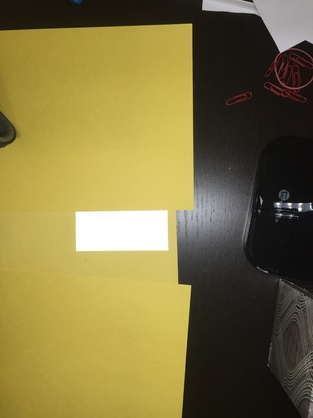
#> input picture ReflectiveRectangle.JPG, 313 x 418 px, given in place of the camera
$ python Main.py   (older library calls are emulated)
#> lines starting #> are read from the running program, lines starting #| are printed output that depends on the picture; after the words box and inside, x2 and y2 are one past the last pixel; in counts of white or black regions, pixels touching at a corner belong together; long printed decimals are rounded
### TargetDetector.py
import numpy as np
import cv2

#TargetDetector.py thresholds a given image, puts contours on a given threshed image, and returns threshed images, contoured images,
#the approx value(which contains all the contour points), and the HSV image

class TargetDetector:
	def __init__(self):
		self.contr = None #<--- Declare all the variables
		self.thresh = None #<---
		self.aprx = None #<---
		self.hsv_img = None #<---
	def threshold(self, originalImage): #thresholds a given original image (the frame in this program)
		self.hsv_img = cv2.cvtColor(originalImage, cv2.COLOR_BGR2HSV) #converts the RGB image to an HSV image in which it can be threshholded
		THRESHOLD_MIN = np.array([0,0,0], np.uint8) #initializes the minimum threshold values
		THRESHOLD_MAX = np.array([255,100,100], np.uint8) #initializes the maximum threshold values
		self.thresh = cv2.inRange(self.hsv_img, THRESHOLD_MIN, THRESHOLD_MAX) #creates a thresholded image, using the HSV image, the minimum threshold values, and the maximum threshold values
		cv2.imshow("THRESHED IMAGE", self.thresh) #Displays the thresholded image on the screen
	def contours(self, thresholdedImg, originalImg): #Contours a given threshed image and draws the contours on a given original image
		count = -1
		images, contours, hierarchy = cv2.findContours(thresholdedImg, cv2.RETR_TREE, cv2.CHAIN_APPROX_SIMPLE) #gets the contour
		for cont in contours: #loops through each contour
			count = count + 1
			approx = cv2.approxPolyDP(cont, 0.1*cv2.arcLength(cont, True), True) #storing an array of points of the contour that is being looped
			if (cv2.contourArea(approx) > 1000 and len(approx) == 4): #Checking if the contour detected is greater than 1000 area and has 4 sides (for filtering)
				cv2.drawContours(originalImg, contours, count, (255,10,255), 5) #draws the contour
		cv2.imshow("CONTOURS", originalImg) #Displays the contour on the screen
		self.contr = originalImg #initializing the contour variable being returned to the image with contours drawin on it
		self.aprx = approx #initializing the approx variable being returned
	def getThreshed(self): #gets the original image thresholded
		return self.thresh
	def getContour(self): #gets the original image with contours drawn on it
		return self.contr
	def getApprox(self): #gets the approx array
		return self.aprx
	def getHSV(self): #gets the HSV image
		return self.hsv_img


### Target.py
import cv2
import numpy as np

#Target.py gets the information from the target, such as height, width, and centerX, centerY

class Target:
	def __init__(self):
		self.height = 0 #<--- Declare all the variables
		self.width = 0 #<---
		self.centerX = 0 #<---
		self.centerY = 0 #<---
		self.maxX = 0 #<---
		self.minX = 1000 #<---
		self.maxY = 0 #<---
		self.minY = 1000 #<---
	def getHeight(self, approx): #calculates the height, using the approx variable (which gives each point of the contour), and it returns the calculated height
		for i in approx: #looping through each point in approx
			if (i[0][1] < self.minY): #checking if there is a y value less than the minimum y
				self.minY = i[0][1] #if so, set the minimum y equal to that
			if (i[0][1] > self.maxY): #checking if there is a y value greater than the maximum y
				self.maxY = i[0][1] #if so, set the maximum x equal to that
		self.height = self.maxY - self.minY #calculating the height by subtracting the minimum y by the maximum y
		return self.height #returning the calculated height
	def getWidth(self, approx): #calculates the width, using the approx variable, and it returs the calculated width
		for i in approx: #looping through each point in approx
			if (i[0][0] < self.minX): #checking if there is an x value less than the minimum x value
				self.minX = i[0][0] #if so, set the minimum x value equal to that
			if (i[0][0] > self.maxX): #checking of there is an x value greater than the maximum x value
				self.maxX = i[0][0] #if so, set the maxximum x value equal to that
		self.width = self.maxX - self.minX #calculating the width by subtracting the minimum x by the maximum x
		return self.width #returns the width
	def getCenterX(self): #calculates and returns the centerX
		self.centerX = (self.maxX + self.minX)/2 #taking the average of the maxX and minX (which are calculated using approx in getWidth) to calculate the centerX
		return self.centerX #returns the centerX
	def getCenterY(self): #calculates and returns the centerY
		self.centerY = (self.maxY + self.minY)/2 #taking the average of the maxY and minY (which are calculated using approx in getHeight) to calculate the centerY
		return self.centerY #returns the centerY

### TargetProcessor.py
import numpy as np

#Calculates the azimuth, altitude, and distance of a given image using the CV camera

class TargetProcessor:
	def __init__(self):
		self.realWidth = 20 #<--- Declaring all the variables
		self.azi = 0 #<---
		self.alti = 0 #<---
		self.dist = 0 #<---
		self.focalLength = 720 #<---
		self.xOffset = 0#<---
		self.yOffset = 0#<---
	def calculate(self, width, height, centerX, centerY, hsv_img): #calculates the azimuth, distance, altitude
		self.xOffset = hsv_img.shape[0] - centerX #finds the x offset by taking the x center of the image(centerX) and subtracting it by the x center of the target (hsv_img.shape[0])
		self.yOffset = hsv_img.shape[1] - centerY #finds the y offset by taking the y center of the image(centerY) and subtracting it by the y center of the target (hsv_img.shape[1])
		self.dist = (self.focalLength * self.realWidth)/width #calculates distance using the given formula: D = (focalLength * RealWidth)/calculatedWidth (focalLength depends upon the camera)
		self.azi = np.arctan(self.xOffset/self.focalLength) * 180/np.pi #calculates azimuth and converts it to degrees using the given formula: Azi = arctan(xOffset/focalLength) * 180/pi
		self.alti = np.arctan(self.yOffset/self.focalLength) * 180/np.pi #calculates altitude and converts it to degrees using the given formula: Alti = arctan(yOffset/focalLength) * 180/pi
	def getDistance(self): #gets the calculated distance
		return self.dist
	def getAzimuth(self): #gets the calculated azimuth
		return self.azi
	def getAltitude(self): #gets the calculated altitude
		return self.alti

### Main.py
from TargetDetector import TargetDetector
from TargetProcessor import TargetProcessor
from Target import Target
import cv2

#Main.py runs the entire program, integrating all the other classes

cameraID = 0

#Intializaing all the objects
cam = cv2.VideoCapture(cameraID)
detector = TargetDetector()
target = Target()
processor = TargetProcessor()

while(True):
	ret, frame = cam.read() #Gets the image from the camera (frame) and whether or not it receives a proper image (ret: returns true or false)
#> frame is the input picture: shape (418, 313, 3); mean B, G, R 65.5, 117, 129.4
	if not ret:
		continue
	detector.threshold(frame) #threshold the originial image, the live camera frame in this case
#> in threshold, `self.hsv_img = cv2.cvtColor(originalImage, cv2.COLOR_BGR2HSV)`: self.hsv_img: shape (418, 313, 3); mean H, S, V 30, 110.2, 129.7
#> in threshold, `self.thresh = cv2.inRange(self.hsv_img, THRESHOLD_MIN, THRESHOLD_MAX)`:
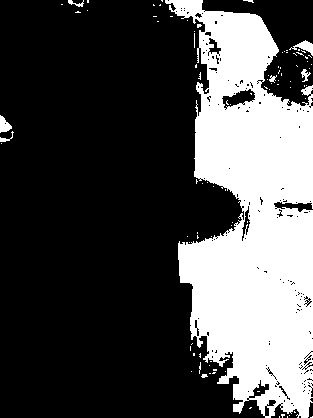
#> self.thresh: shape (418, 313); 29.6% white; 92 white regions (84 under 20 px)
	detector.contours(detector.getThreshed(), frame) #Contour the image using the threshed image
#> in contours, `count = -1`: count = -1
#> in contours, `images, contours, hierarchy = cv2.findContours(thresholdedImg, cv2.RET..`: contours = 327 contours, 308 with area under 20; largest, box (x1, y1, x2, y2) and area: (165, 0, 313, 418) 38358, (221, 88, 256, 110) 380, (248, 379, 270, 399) 174, (241, 205, 251, 242) 150, (208, 37, 222, 55) 123
#> the loop in contours, `for cont in contours:` made 327 passes
#> approx on passes 2 to 4: [[287, 416], [287, 417]], [[279, 416], [279, 417]], [[289, 415]]
#> after the loop in contours, `for cont in contours:`: count = 326
#> in contours, `self.aprx = approx`: self.aprx = [[68, 0], [83, 3]]
	HSV = detector.getHSV()									#<--- Gets variables from different classes, mainly for parameters in the processor
	height = target.getHeight(detector.getApprox())			#<---
#> the loop in getHeight, `for i in approx:` made 2 passes
#> (i, self.minY) on pass 1: ([[68, 0]], 0)
#> (i, self.maxY) on pass 2: ([[83, 3]], 3)
#> after the loop in getHeight, `for i in approx:`: self.maxY = 3; self.minY = 0
#> in getHeight, `self.height = self.maxY - self.minY`: self.height = 3
#> height = 3
	width = target.getWidth(detector.getApprox())			#<---
#> the loop in getWidth, `for i in approx:` made 2 passes
#> (i, self.minX, self.maxX) on pass 1: ([[68, 0]], 68, 68)
#> (i, self.maxX) on pass 2: ([[83, 3]], 83)
#> after the loop in getWidth, `for i in approx:`: self.maxX = 83; self.minX = 68
#> in getWidth, `self.width = self.maxX - self.minX`: self.width = 15
#> width = 15
	centerX = target.getCenterX()							#<---
#> in getCenterX, `self.centerX = (self.maxX + self.minX)/2`: self.centerX = 75.5
#> centerX = 75.5
	centerY = target.getCenterY()							#<---
#> in getCenterY, `self.centerY = (self.maxY + self.minY)/2`: self.centerY = 1.5
#> centerY = 1.5
	processor.calculate(width, height, centerX, centerY, HSV) #Calculating azimuth, altitude, and distance using the width, height, centerX, centerY, and the HSV image
#> in calculate, `self.xOffset = hsv_img.shape[0] - centerX`: self.xOffset = 342.5
#> in calculate, `self.yOffset = hsv_img.shape[1] - centerY`: self.yOffset = 311.5
#> in calculate, `self.dist = (self.focalLength * self.realWidth)/width`: self.dist = 960
#> in calculate, `self.azi = np.arctan(self.xOffset/self.focalLength) * 180/np.pi`: self.azi = 25.44
#> in calculate, `self.alti = np.arctan(self.yOffset/self.focalLength) * 180/np.pi`: self.alti = 23.4
	dist = processor.getDistance() #Receive the distance calculated by processor.calculate()
#> dist = 960
	azi = processor.getAzimuth() #Receive the azimuth calculated by processor.calculate()
#> azi = 25.44
	alti = processor.getAltitude() #Receive the altitude calculated by processor.calculate()
#> alti = 23.4
	print("Distance: " + str(dist)) #Print distance
#| Distance: 960.0
	print("Azimuth: " + str(azi)) #Print azimuth
#| Azimuth: 25.440
	print("Altitude: " + str(alti)) #Print altitude
#| Altitude: 23.395
	if (cv2.waitKey(10) == 27): #When escape is pressed, stop the program (from looping)
#> (key Esc is pressed here)
		break
